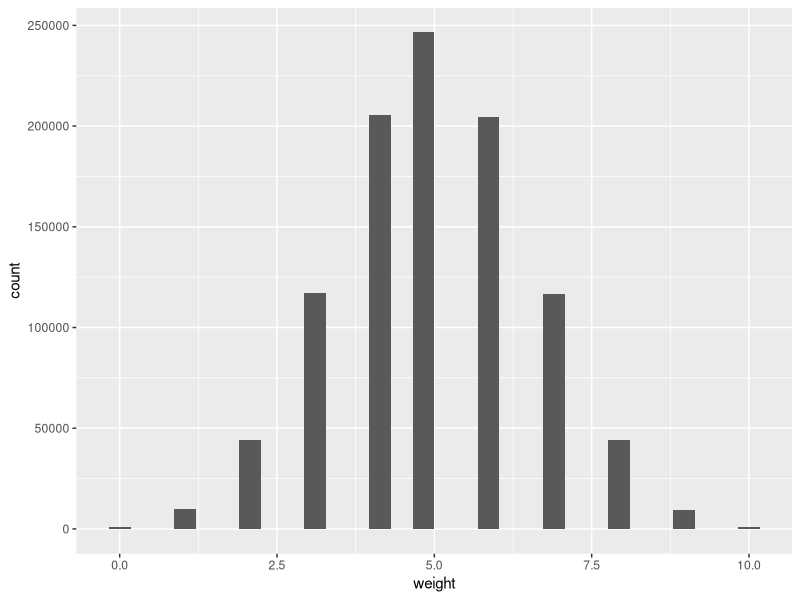
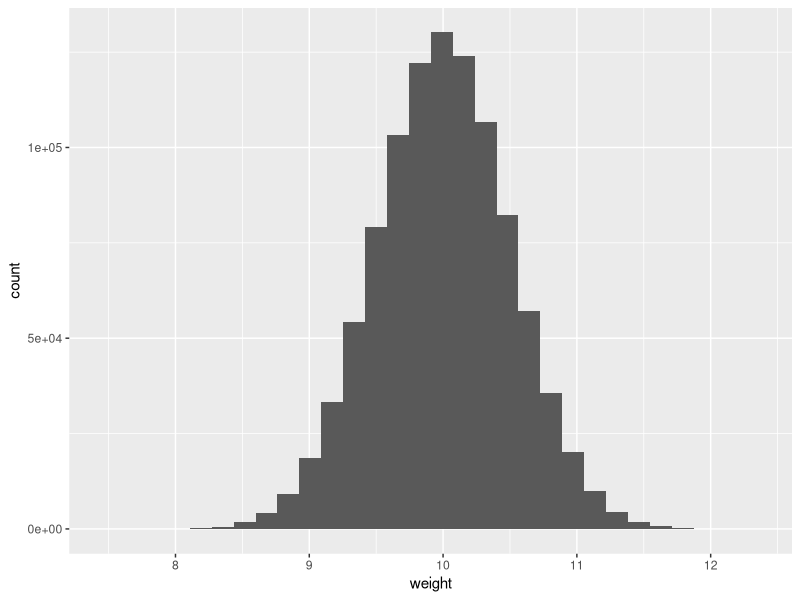

Write R code to recreate these figures, in order.
library(ggplot2)

binomial = rbinom(1000000, 10, 0.5)
normal = rnorm(1000000, 10, 0.5)

bino_df <- data.frame(weight = binomial)
norm_df <- data.frame(weight = normal)

ggplot(bino_df, aes(x=weight)) + geom_histogram()
ggplot(norm_df, aes(x=weight)) + geom_histogram()
